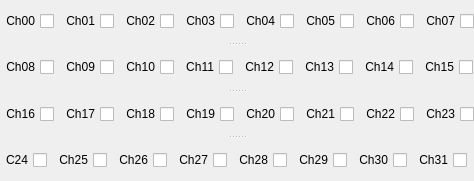
  <widget class="QSplitter" name="splitter_3">
   <property name="geometry">
    <rect>
     <x>540</x>
     <y>150</y>
     <width>461</width>
     <height>181</height>
    </rect>
   </property>
   <property name="orientation">
    <enum>Qt::Vertical</enum>
   </property>
   <widget class="QWidget" name="horizontalLayoutWidget_9">
    <layout class="QHBoxLayout" name="horizontalLayout_9">
     <item>
      <widget class="QECheckBox" name="qecheckbox_33">
       <property name="sizePolicy">
        <sizepolicy hsizetype="Maximum" vsizetype="Maximum">
         <horstretch>0</horstretch>
         <verstretch>0</verstretch>
        </sizepolicy>
       </property>
       <property name="acceptDrops">
        <bool>false</bool>
       </property>
       <property name="layoutDirection">
        <enum>Qt::RightToLeft</enum>
       </property>
       <property name="text">
        <string>Ch00</string>
       </property>
       <property name="iconSize">
        <size>
         <width>24</width>
         <height>24</height>
        </size>
       </property>
      </widget>
     </item>
     <item>
      <widget class="QECheckBox" name="qecheckbox_34">
       <property name="sizePolicy">
        <sizepolicy hsizetype="Maximum" vsizetype="Maximum">
         <horstretch>0</horstretch>
         <verstretch>0</verstretch>
        </sizepolicy>
       </property>
       <property name="acceptDrops">
        <bool>false</bool>
       </property>
       <property name="layoutDirection">
        <enum>Qt::RightToLeft</enum>
       </property>
       <property name="text">
        <string>Ch01</string>
       </property>
       <property name="iconSize">
        <size>
         <width>24</width>
         <height>24</height>
        </size>
       </property>
      </widget>
     </item>
     <item>
      <widget class="QECheckBox" name="qecheckbox_35">
       <property name="sizePolicy">
        <sizepolicy hsizetype="Maximum" vsizetype="Maximum">
         <horstretch>0</horstretch>
         <verstretch>0</verstretch>
        </sizepolicy>
       </property>
       <property name="acceptDrops">
        <bool>false</bool>
       </property>
       <property name="layoutDirection">
        <enum>Qt::RightToLeft</enum>
       </property>
       <property name="text">
        <string>Ch02</string>
       </property>
       <property name="iconSize">
        <size>
         <width>24</width>
         <height>24</height>
        </size>
       </property>
      </widget>
     </item>
     <item>
      <widget class="QECheckBox" name="qecheckbox_36">
       <property name="sizePolicy">
        <sizepolicy hsizetype="Maximum" vsizetype="Maximum">
         <horstretch>0</horstretch>
         <verstretch>0</verstretch>
        </sizepolicy>
       </property>
       <property name="acceptDrops">
        <bool>false</bool>
       </property>
       <property name="layoutDirection">
        <enum>Qt::RightToLeft</enum>
       </property>
       <property name="text">
        <string>Ch03</string>
       </property>
       <property name="iconSize">
        <size>
         <width>24</width>
         <height>24</height>
        </size>
       </property>
      </widget>
     </item>
     <item>
      <widget class="QECheckBox" name="qecheckbox_37">
       <property name="sizePolicy">
        <sizepolicy hsizetype="Maximum" vsizetype="Maximum">
         <horstretch>0</horstretch>
         <verstretch>0</verstretch>
        </sizepolicy>
       </property>
       <property name="acceptDrops">
        <bool>false</bool>
       </property>
       <property name="layoutDirection">
        <enum>Qt::RightToLeft</enum>
       </property>
       <property name="text">
        <string>Ch04</string>
       </property>
       <property name="iconSize">
        <size>
         <width>24</width>
         <height>24</height>
        </size>
       </property>
      </widget>
     </item>
     <item>
      <widget class="QECheckBox" name="qecheckbox_38">
       <property name="sizePolicy">
        <sizepolicy hsizetype="Maximum" vsizetype="Maximum">
         <horstretch>0</horstretch>
         <verstretch>0</verstretch>
        </sizepolicy>
       </property>
       <property name="acceptDrops">
        <bool>false</bool>
       </property>
       <property name="layoutDirection">
        <enum>Qt::RightToLeft</enum>
       </property>
       <property name="text">
        <string>Ch05</string>
       </property>
       <property name="iconSize">
        <size>
         <width>24</width>
         <height>24</height>
        </size>
       </property>
      </widget>
     </item>
     <item>
      <widget class="QECheckBox" name="qecheckbox_39">
       <property name="sizePolicy">
        <sizepolicy hsizetype="Maximum" vsizetype="Maximum">
         <horstretch>0</horstretch>
         <verstretch>0</verstretch>
        </sizepolicy>
       </property>
       <property name="acceptDrops">
        <bool>false</bool>
       </property>
       <property name="layoutDirection">
        <enum>Qt::RightToLeft</enum>
       </property>
       <property name="text">
        <string>Ch06</string>
       </property>
       <property name="iconSize">
        <size>
         <width>24</width>
         <height>24</height>
        </size>
       </property>
      </widget>
     </item>
     <item>
      <widget class="QECheckBox" name="qecheckbox_40">
       <property name="sizePolicy">
        <sizepolicy hsizetype="Maximum" vsizetype="Maximum">
         <horstretch>0</horstretch>
         <verstretch>0</verstretch>
        </sizepolicy>
       </property>
       <property name="acceptDrops">
        <bool>false</bool>
       </property>
       <property name="layoutDirection">
        <enum>Qt::RightToLeft</enum>
       </property>
       <property name="text">
        <string>Ch07</string>
       </property>
       <property name="iconSize">
        <size>
         <width>24</width>
         <height>24</height>
        </size>
       </property>
      </widget>
     </item>
    </layout>
   </widget>
   <widget class="QWidget" name="horizontalLayoutWidget_10">
    <layout class="QHBoxLayout" name="horizontalLayout_10">
     <item>
      <widget class="QECheckBox" name="qecheckbox_41">
       <property name="sizePolicy">
        <sizepolicy hsizetype="Maximum" vsizetype="Maximum">
         <horstretch>0</horstretch>
         <verstretch>0</verstretch>
        </sizepolicy>
       </property>
       <property name="acceptDrops">
        <bool>false</bool>
       </property>
       <property name="layoutDirection">
        <enum>Qt::RightToLeft</enum>
       </property>
       <property name="text">
        <string>Ch08</string>
       </property>
       <property name="iconSize">
        <size>
         <width>24</width>
         <height>24</height>
        </size>
       </property>
      </widget>
     </item>
     <item>
      <widget class="QECheckBox" name="qecheckbox_42">
       <property name="sizePolicy">
        <sizepolicy hsizetype="Maximum" vsizetype="Maximum">
         <horstretch>0</horstretch>
         <verstretch>0</verstretch>
        </sizepolicy>
       </property>
       <property name="acceptDrops">
        <bool>false</bool>
       </property>
       <property name="layoutDirection">
        <enum>Qt::RightToLeft</enum>
       </property>
       <property name="text">
        <string>Ch09</string>
       </property>
       <property name="iconSize">
        <size>
         <width>24</width>
         <height>24</height>
        </size>
       </property>
      </widget>
     </item>
     <item>
      <widget class="QECheckBox" name="qecheckbox_43">
       <property name="sizePolicy">
        <sizepolicy hsizetype="Maximum" vsizetype="Maximum">
         <horstretch>0</horstretch>
         <verstretch>0</verstretch>
        </sizepolicy>
       </property>
       <property name="acceptDrops">
        <bool>false</bool>
       </property>
       <property name="layoutDirection">
        <enum>Qt::RightToLeft</enum>
       </property>
       <property name="text">
        <string>Ch10</string>
       </property>
       <property name="iconSize">
        <size>
         <width>24</width>
         <height>24</height>
        </size>
       </property>
      </widget>
     </item>
     <item>
      <widget class="QECheckBox" name="qecheckbox_44">
       <property name="sizePolicy">
        <sizepolicy hsizetype="Maximum" vsizetype="Maximum">
         <horstretch>0</horstretch>
         <verstretch>0</verstretch>
        </sizepolicy>
       </property>
       <property name="acceptDrops">
        <bool>false</bool>
       </property>
       <property name="layoutDirection">
        <enum>Qt::RightToLeft</enum>
       </property>
       <property name="text">
        <string>Ch11</string>
       </property>
       <property name="iconSize">
        <size>
         <width>24</width>
         <height>24</height>
        </size>
       </property>
      </widget>
     </item>
     <item>
      <widget class="QECheckBox" name="qecheckbox_45">
       <property name="sizePolicy">
        <sizepolicy hsizetype="Maximum" vsizetype="Maximum">
         <horstretch>0</horstretch>
         <verstretch>0</verstretch>
        </sizepolicy>
       </property>
       <property name="acceptDrops">
        <bool>false</bool>
       </property>
       <property name="layoutDirection">
        <enum>Qt::RightToLeft</enum>
       </property>
       <property name="text">
        <string>Ch12</string>
       </property>
       <property name="iconSize">
        <size>
         <width>24</width>
         <height>24</height>
        </size>
       </property>
      </widget>
     </item>
     <item>
      <widget class="QECheckBox" name="qecheckbox_46">
       <property name="sizePolicy">
        <sizepolicy hsizetype="Maximum" vsizetype="Maximum">
         <horstretch>0</horstretch>
         <verstretch>0</verstretch>
        </sizepolicy>
       </property>
       <property name="acceptDrops">
        <bool>false</bool>
       </property>
       <property name="layoutDirection">
        <enum>Qt::RightToLeft</enum>
       </property>
       <property name="text">
        <string>Ch13</string>
       </property>
       <property name="iconSize">
        <size>
         <width>24</width>
         <height>24</height>
        </size>
       </property>
      </widget>
     </item>
     <item>
      <widget class="QECheckBox" name="qecheckbox_47">
       <property name="sizePolicy">
        <sizepolicy hsizetype="Maximum" vsizetype="Maximum">
         <horstretch>0</horstretch>
         <verstretch>0</verstretch>
        </sizepolicy>
       </property>
       <property name="acceptDrops">
        <bool>false</bool>
       </property>
       <property name="layoutDirection">
        <enum>Qt::RightToLeft</enum>
       </property>
       <property name="text">
        <string>Ch14</string>
       </property>
       <property name="iconSize">
        <size>
         <width>24</width>
         <height>24</height>
        </size>
       </property>
      </widget>
     </item>
     <item>
      <widget class="QECheckBox" name="qecheckbox_48">
       <property name="sizePolicy">
        <sizepolicy hsizetype="Maximum" vsizetype="Maximum">
         <horstretch>0</horstretch>
         <verstretch>0</verstretch>
        </sizepolicy>
       </property>
       <property name="acceptDrops">
        <bool>false</bool>
       </property>
       <property name="layoutDirection">
        <enum>Qt::RightToLeft</enum>
       </property>
       <property name="text">
        <string>Ch15</string>
       </property>
       <property name="iconSize">
        <size>
         <width>24</width>
         <height>24</height>
        </size>
       </property>
      </widget>
     </item>
    </layout>
   </widget>
   <widget class="QWidget" name="horizontalLayoutWidget_11">
    <layout class="QHBoxLayout" name="horizontalLayout_11">
     <item>
      <widget class="QECheckBox" name="qecheckbox_49">
       <property name="sizePolicy">
        <sizepolicy hsizetype="Maximum" vsizetype="Maximum">
         <horstretch>0</horstretch>
         <verstretch>0</verstretch>
        </sizepolicy>
       </property>
       <property name="acceptDrops">
        <bool>false</bool>
       </property>
       <property name="layoutDirection">
        <enum>Qt::RightToLeft</enum>
       </property>
       <property name="text">
        <string>Ch16</string>
       </property>
       <property name="iconSize">
        <size>
         <width>24</width>
         <height>24</height>
        </size>
       </property>
      </widget>
     </item>
     <item>
      <widget class="QECheckBox" name="qecheckbox_50">
       <property name="sizePolicy">
        <sizepolicy hsizetype="Maximum" vsizetype="Maximum">
         <horstretch>0</horstretch>
         <verstretch>0</verstretch>
        </sizepolicy>
       </property>
       <property name="acceptDrops">
        <bool>false</bool>
       </property>
       <property name="layoutDirection">
        <enum>Qt::RightToLeft</enum>
       </property>
       <property name="text">
        <string>Ch17</string>
       </property>
       <property name="iconSize">
        <size>
         <width>24</width>
         <height>24</height>
        </size>
       </property>
      </widget>
     </item>
     <item>
      <widget class="QECheckBox" name="qecheckbox_51">
       <property name="sizePolicy">
        <sizepolicy hsizetype="Maximum" vsizetype="Maximum">
         <horstretch>0</horstretch>
         <verstretch>0</verstretch>
        </sizepolicy>
       </property>
       <property name="acceptDrops">
        <bool>false</bool>
       </property>
       <property name="layoutDirection">
        <enum>Qt::RightToLeft</enum>
       </property>
       <property name="text">
        <string>Ch18</string>
       </property>
       <property name="iconSize">
        <size>
         <width>24</width>
         <height>24</height>
        </size>
       </property>
      </widget>
     </item>
     <item>
      <widget class="QECheckBox" name="qecheckbox_52">
       <property name="sizePolicy">
        <sizepolicy hsizetype="Maximum" vsizetype="Maximum">
         <horstretch>0</horstretch>
         <verstretch>0</verstretch>
        </sizepolicy>
       </property>
       <property name="acceptDrops">
        <bool>false</bool>
       </property>
       <property name="layoutDirection">
        <enum>Qt::RightToLeft</enum>
       </property>
       <property name="text">
        <string>Ch19</string>
       </property>
       <property name="iconSize">
        <size>
         <width>24</width>
         <height>24</height>
        </size>
       </property>
      </widget>
     </item>
     <item>
      <widget class="QECheckBox" name="qecheckbox_53">
       <property name="sizePolicy">
        <sizepolicy hsizetype="Maximum" vsizetype="Maximum">
         <horstretch>0</horstretch>
         <verstretch>0</verstretch>
        </sizepolicy>
       </property>
       <property name="acceptDrops">
        <bool>false</bool>
       </property>
       <property name="layoutDirection">
        <enum>Qt::RightToLeft</enum>
       </property>
       <property name="text">
        <string>Ch20</string>
       </property>
       <property name="iconSize">
        <size>
         <width>24</width>
         <height>24</height>
        </size>
       </property>
      </widget>
     </item>
     <item>
      <widget class="QECheckBox" name="qecheckbox_54">
       <property name="sizePolicy">
        <sizepolicy hsizetype="Maximum" vsizetype="Maximum">
         <horstretch>0</horstretch>
         <verstretch>0</verstretch>
        </sizepolicy>
       </property>
       <property name="acceptDrops">
        <bool>false</bool>
       </property>
       <property name="layoutDirection">
        <enum>Qt::RightToLeft</enum>
       </property>
       <property name="text">
        <string>Ch21</string>
       </property>
       <property name="iconSize">
        <size>
         <width>24</width>
         <height>24</height>
        </size>
       </property>
      </widget>
     </item>
     <item>
      <widget class="QECheckBox" name="qecheckbox_55">
       <property name="sizePolicy">
        <sizepolicy hsizetype="Maximum" vsizetype="Maximum">
         <horstretch>0</horstretch>
         <verstretch>0</verstretch>
        </sizepolicy>
       </property>
       <property name="acceptDrops">
        <bool>false</bool>
       </property>
       <property name="layoutDirection">
        <enum>Qt::RightToLeft</enum>
       </property>
       <property name="text">
        <string>Ch22</string>
       </property>
       <property name="iconSize">
        <size>
         <width>24</width>
         <height>24</height>
        </size>
       </property>
      </widget>
     </item>
     <item>
      <widget class="QECheckBox" name="qecheckbox_56">
       <property name="sizePolicy">
        <sizepolicy hsizetype="Maximum" vsizetype="Maximum">
         <horstretch>0</horstretch>
         <verstretch>0</verstretch>
        </sizepolicy>
       </property>
       <property name="acceptDrops">
        <bool>false</bool>
       </property>
       <property name="layoutDirection">
        <enum>Qt::RightToLeft</enum>
       </property>
       <property name="text">
        <string>Ch23</string>
       </property>
       <property name="iconSize">
        <size>
         <width>24</width>
         <height>24</height>
        </size>
       </property>
      </widget>
     </item>
    </layout>
   </widget>
   <widget class="QWidget" name="horizontalLayoutWidget_12">
    <layout class="QHBoxLayout" name="horizontalLayout_12">
     <item>
      <widget class="QECheckBox" name="qecheckbox_57">
       <property name="sizePolicy">
        <sizepolicy hsizetype="Maximum" vsizetype="Maximum">
         <horstretch>0</horstretch>
         <verstretch>0</verstretch>
        </sizepolicy>
       </property>
       <property name="acceptDrops">
        <bool>false</bool>
       </property>
       <property name="layoutDirection">
        <enum>Qt::RightToLeft</enum>
       </property>
       <property name="text">
        <string>C24</string>
       </property>
       <property name="iconSize">
        <size>
         <width>24</width>
         <height>24</height>
        </size>
       </property>
      </widget>
     </item>
     <item>
      <widget class="QECheckBox" name="qecheckbox_58">
       <property name="sizePolicy">
        <sizepolicy hsizetype="Maximum" vsizetype="Maximum">
         <horstretch>0</horstretch>
         <verstretch>0</verstretch>
        </sizepolicy>
       </property>
       <property name="acceptDrops">
        <bool>false</bool>
       </property>
       <property name="layoutDirection">
        <enum>Qt::RightToLeft</enum>
       </property>
       <property name="text">
        <string>Ch25</string>
       </property>
       <property name="iconSize">
        <size>
         <width>24</width>
         <height>24</height>
        </size>
       </property>
      </widget>
     </item>
     <item>
      <widget class="QECheckBox" name="qecheckbox_59">
       <property name="sizePolicy">
        <sizepolicy hsizetype="Maximum" vsizetype="Maximum">
         <horstretch>0</horstretch>
         <verstretch>0</verstretch>
        </sizepolicy>
       </property>
       <property name="acceptDrops">
        <bool>false</bool>
       </property>
       <property name="layoutDirection">
        <enum>Qt::RightToLeft</enum>
       </property>
       <property name="text">
        <string>Ch26</string>
       </property>
       <property name="iconSize">
        <size>
         <width>24</width>
         <height>24</height>
        </size>
       </property>
      </widget>
     </item>
     <item>
      <widget class="QECheckBox" name="qecheckbox_60">
       <property name="sizePolicy">
        <sizepolicy hsizetype="Maximum" vsizetype="Maximum">
         <horstretch>0</horstretch>
         <verstretch>0</verstretch>
        </sizepolicy>
       </property>
       <property name="acceptDrops">
        <bool>false</bool>
       </property>
       <property name="layoutDirection">
        <enum>Qt::RightToLeft</enum>
       </property>
       <property name="text">
        <string>Ch27</string>
       </property>
       <property name="iconSize">
        <size>
         <width>24</width>
         <height>24</height>
        </size>
       </property>
      </widget>
     </item>
     <item>
      <widget class="QECheckBox" name="qecheckbox_61">
       <property name="sizePolicy">
        <sizepolicy hsizetype="Maximum" vsizetype="Maximum">
         <horstretch>0</horstretch>
         <verstretch>0</verstretch>
        </sizepolicy>
       </property>
       <property name="acceptDrops">
        <bool>false</bool>
       </property>
       <property name="layoutDirection">
        <enum>Qt::RightToLeft</enum>
       </property>
       <property name="text">
        <string>Ch28</string>
       </property>
       <property name="iconSize">
        <size>
         <width>24</width>
         <height>24</height>
        </size>
       </property>
      </widget>
     </item>
     <item>
      <widget class="QECheckBox" name="qecheckbox_62">
       <property name="sizePolicy">
        <sizepolicy hsizetype="Maximum" vsizetype="Maximum">
         <horstretch>0</horstretch>
         <verstretch>0</verstretch>
        </sizepolicy>
       </property>
       <property name="acceptDrops">
        <bool>false</bool>
       </property>
       <property name="layoutDirection">
        <enum>Qt::RightToLeft</enum>
       </property>
       <property name="text">
        <string>Ch29</string>
       </property>
       <property name="iconSize">
        <size>
         <width>24</width>
         <height>24</height>
        </size>
       </property>
      </widget>
     </item>
     <item>
      <widget class="QECheckBox" name="qecheckbox_63">
       <property name="sizePolicy">
        <sizepolicy hsizetype="Maximum" vsizetype="Maximum">
         <horstretch>0</horstretch>
         <verstretch>0</verstretch>
        </sizepolicy>
       </property>
       <property name="acceptDrops">
        <bool>false</bool>
       </property>
       <property name="layoutDirection">
        <enum>Qt::RightToLeft</enum>
       </property>
       <property name="text">
        <string>Ch30</string>
       </property>
       <property name="iconSize">
        <size>
         <width>24</width>
         <height>24</height>
        </size>
       </property>
      </widget>
     </item>
     <item>
      <widget class="QECheckBox" name="qecheckbox_64">
       <property name="sizePolicy">
        <sizepolicy hsizetype="Maximum" vsizetype="Maximum">
         <horstretch>0</horstretch>
         <verstretch>0</verstretch>
        </sizepolicy>
       </property>
       <property name="acceptDrops">
        <bool>false</bool>
       </property>
       <property name="layoutDirection">
        <enum>Qt::RightToLeft</enum>
       </property>
       <property name="text">
        <string>Ch31</string>
       </property>
       <property name="iconSize">
        <size>
         <width>24</width>
         <height>24</height>
        </size>
       </property>
      </widget>
     </item>
    </layout>
   </widget>
  </widget>
